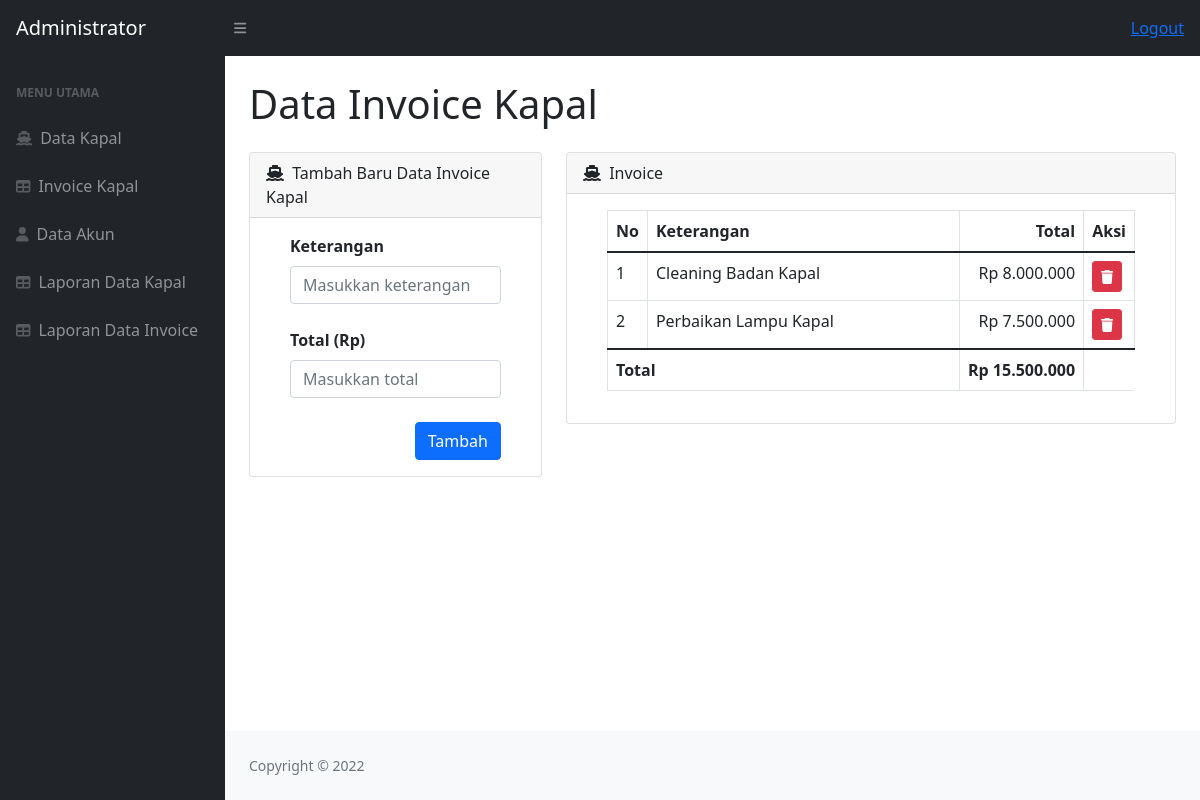
The app's page /form-invoice-detail.php?id_invoice=6 with its own data.
### tables this page shows
CREATE TABLE `invoice_detail` (
  `id` int(11) NOT NULL AUTO_INCREMENT,
  `id_invoice` int(11) DEFAULT NULL,
  `keterangan` text,
  `total` float(50,0) DEFAULT NULL,
  PRIMARY KEY (`id`)
);

### koneksi.php (called while the page is built, shortened)
<?php
    function rupiah($angka){
        $hasil_rupiah = "Rp " . number_format($angka,0,',','.');
        return $hasil_rupiah;
    }
?>

### form-invoice-detail.php (the view)
<?php
    include "header.php";
    include "koneksi.php";
    $query = "SELECT * FROM invoice_detail WHERE id_invoice = ".$_GET['id_invoice']." ORDER BY id ASC";
    $sql = mysqli_query($koneksi, $query);
    $data = [];
    while($row = mysqli_fetch_array($sql))
    {
        $data[] = $row;
    }
?>
<main>
    <div class="container-fluid px-4">
        <h1 class="mt-4 mb-4">Data Invoice Kapal</h1>
        <div class="row">
            <div class="col-4">
                <div class="card mb-4">
                    <div class="card-header">
                        <i class="fas fa-ship me-1"></i>
                        Tambah Baru Data Invoice Kapal
                    </div>
                    <div class="card-body">
                        <form action="action-form-tambah-detail-invoice.php?id_invoice=<?= $_GET['id_invoice'] ?>" method="POST">
                            <div class="container">
                                <div class="mb-4">
                                    <label class="mb-2 fw-bold">Keterangan</label>
                                    <input class="form-control" name="keterangan" type="text" placeholder="Masukkan keterangan" />
                                </div>
                                <div class="mb-4">
                                    <label class="mb-2 fw-bold">Total (Rp)</label>
                                    <input class="form-control" name="total" type="text" placeholder="Masukkan total" />
                                </div>
                                <button type="submit" name="tambah" class="btn btn-primary float-end">Tambah</button>
                            </div>
                        </form>
                    </div>
                </div>
            </div>
            <div class="col-8">
                <div class="card mb-4">
                    <div class="card-header">
                        <i class="fas fa-ship me-1"></i>
                        Invoice
                    </div>
                    <div class="card-body">
                        <div class="container">
                            <table class="table table-bordered table-hover">
                                <thead>
                                    <tr>
                                        <th>No</th>
                                        <th>Keterangan</th>
                                        <th style="text-align:right">Total</th>
                                        <th>Aksi</th>
                                    </tr>
                                </thead>
                                <tbody>
                                    <?php $no = 1; ?>
                                    <?php $total = 0; ?>
                                    <?php foreach($data as $v) : ?>
                                        <tr>
                                            <td width="5%"><?= $no++ ?></td>
                                            <td width="70%"><?= $v['keterangan'] ?></td>
                                            <td width="25%" style="text-align:right"><?= rupiah($v['total']) ?></td>
                                            <td><a href="action-hapus-item-invoice.php?id_invoice=<?= $v['id_invoice'] ?>&id_item=<?= $v['id'] ?>" class="btn btn-sm btn-danger" onclick="return confirm('Yakin ingin menghapus?');"><span class="fa fa-trash"></span></a></td>
                                        </tr>
                                        <?php $total += $v['total'] ?>
                                    <?php endforeach ?>
                                </tbody>
                                <tfoot>
                                    <tr>
                                        <th colspan="2">Total</th>
                                        <th style="text-align:right"><?= rupiah($total) ?></th>
                                    </tr>
                                </tfoot>
                            </table>
                        </div>
                    </div>
                </div>
            </div>
        </div>
    </div>
</main>
<?php
    include "footer.php";
?>

### records on screen
invoice_detail: keterangan "Cleaning Badan Kapal", total "Rp 8.000.000"
invoice_detail: keterangan "Perbaikan Lampu Kapal", total "Rp 7.500.000"

### other values on screen
rupiah($total) "Rp 15.500.000"
